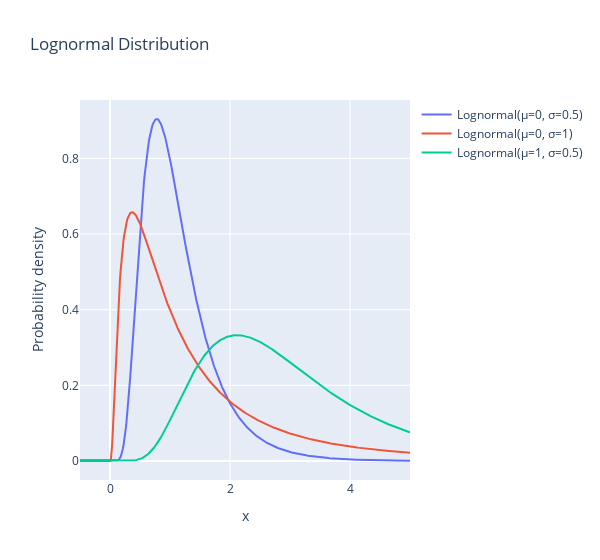

Notebook source saved alongside this figure:
### Markdown cell above
**Lognormal**: For right-skewed data that can't be negative, created when the logarithm of a variable follows a normal distribution
  - μ (mu): Mean of the variable's natural logarithm
  - σ (sigma): Standard deviation of the variable's natural logarithm

### Code cell
fig = go.Figure()
for mu_val, sigma_val in [(0, 0.5), (0, 1), (1, 0.5)]:
    lognormal_dist = pm.Lognormal.dist(mu=mu_val, sigma=sigma_val)
    pdf_values = np.exp(pm.logp(lognormal_dist, x).eval())
    fig.add_trace(go.Scatter(
        x=x,
        y=pdf_values,
        mode='lines',
        name=f"Lognormal(μ={mu_val}, σ={sigma_val})"
    ))
fig.update_layout(
    title="Lognormal Distribution",
    xaxis_title="x",
    yaxis_title="Probability density",
    width=600,
    xaxis_range=[-0.5, 5]
)

### Figure 1 — Plotly figure (JSON) as saved in the notebook; plotly's stock layout.template omitted (floating-point values rounded to 4 significant figures; data arrays with more than 128 entries replaced by an {"elided": "..."} marker saying what was removed)
{"data": [{"mode": "lines", "name": "Lognormal(μ=0, σ=0.5)", "type": "scatter", "x": {"elided": "1000 float values"}, "y": {"elided": "1000 float values"}}, {"mode": "lines", "name": "Lognormal(μ=0, σ=1)", "type": "scatter", "x": {"elided": "1000 float values"}, "y": {"elided": "1000 float values"}}, {"mode": "lines", "name": "Lognormal(μ=1, σ=0.5)", "type": "scatter", "x": {"elided": "1000 float values"}, "y": {"elided": "1000 float values"}}], "layout": {"title": {"text": "Lognormal Distribution"}, "width": 600, "xaxis": {"range": [-0.5, 5], "title": {"text": "x"}}, "yaxis": {"title": {"text": "Probability density"}}}}
